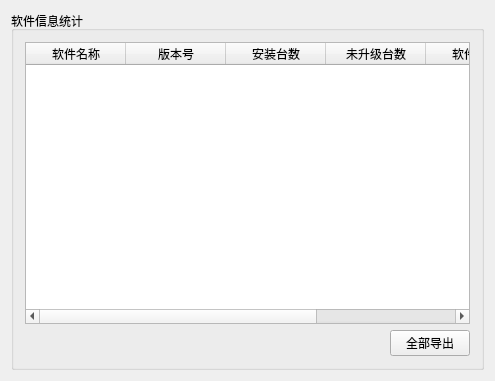
<?xml version="1.0" encoding="UTF-8"?>
<ui version="4.0">
 <class>CStatisticsWidget</class>
 <widget class="QWidget" name="CStatisticsWidget">
  <property name="geometry">
   <rect>
    <x>0</x>
    <y>0</y>
    <width>495</width>
    <height>381</height>
   </rect>
  </property>
  <property name="windowTitle">
   <string>CStatisticsWidget</string>
  </property>
  <layout class="QGridLayout" name="gridLayout_2">
   <item row="0" column="0">
    <widget class="QGroupBox" name="groupBox">
     <property name="title">
      <string>软件信息统计</string>
     </property>
     <layout class="QGridLayout" name="gridLayout">
      <item row="1" column="0">
       <layout class="QHBoxLayout" name="horizontalLayout">
        <item>
         <spacer name="horizontalSpacer">
          <property name="orientation">
           <enum>Qt::Horizontal</enum>
          </property>
          <property name="sizeHint" stdset="0">
           <size>
            <width>40</width>
            <height>20</height>
           </size>
          </property>
         </spacer>
        </item>
        <item>
         <widget class="QPushButton" name="btn_ExportAll">
          <property name="text">
           <string>全部导出</string>
          </property>
         </widget>
        </item>
       </layout>
      </item>
      <item row="0" column="0">
       <widget class="QTableWidget" name="tableWidget">
        <property name="editTriggers">
         <set>QAbstractItemView::NoEditTriggers</set>
        </property>
        <property name="alternatingRowColors">
         <bool>true</bool>
        </property>
        <property name="selectionBehavior">
         <enum>QAbstractItemView::SelectRows</enum>
        </property>
        <attribute name="horizontalHeaderStretchLastSection">
         <bool>true</bool>
        </attribute>
        <attribute name="verticalHeaderVisible">
         <bool>false</bool>
        </attribute>
        <column>
         <property name="text">
          <string>软件名称</string>
         </property>
        </column>
        <column>
         <property name="text">
          <string>版本号</string>
         </property>
        </column>
        <column>
         <property name="text">
          <string>安装台数</string>
         </property>
        </column>
        <column>
         <property name="text">
          <string>未升级台数</string>
         </property>
        </column>
        <column>
         <property name="text">
          <string>软件类别</string>
         </property>
        </column>
        <column>
         <property name="text">
          <string>操作</string>
         </property>
        </column>
       </widget>
      </item>
     </layout>
    </widget>
   </item>
  </layout>
 </widget>
 <layoutdefault spacing="6" margin="11"/>
 <resources/>
 <connections/>
</ui>
